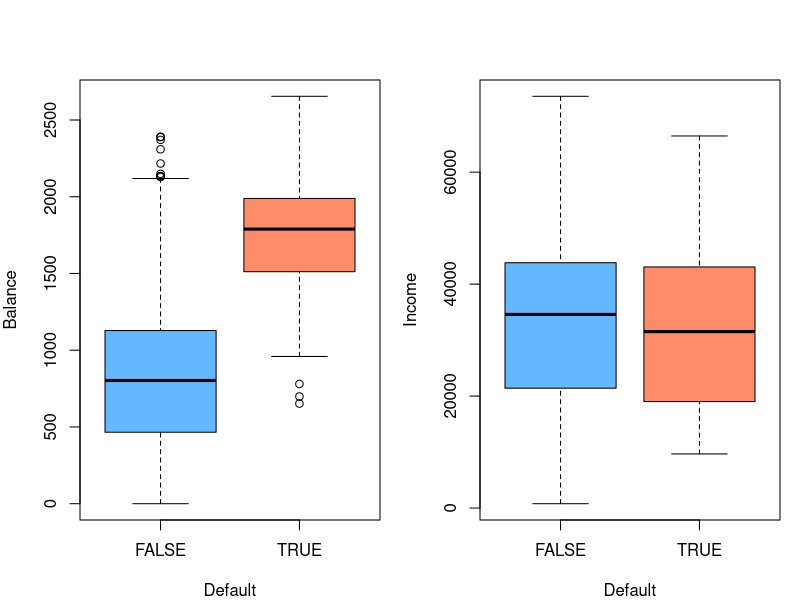

Write R code to recreate this figure.
## ---- chunk 1
knitr::opts_chunk$set(echo = TRUE, tidy=TRUE)

## ---- chunk 2
default_data<-read.table("Default.csv", header = TRUE, sep = ",") 

## ---- chunk 3
getwd()
#Windows
#setwd("C:/Users/imjosh/Desktop")
#Mac
#setwd("/Users/Name/Desktop")
default_data<-read.table("Default.csv", header = TRUE, sep = ",") 
#Difference between read.csv and read.table
## ---- chunk 4
typeof(default_data) 
length(default_data)
class(default_data)
str(default_data)
## ---- chunk 5
dim(default_data)            
nrow(default_data)            
ncol(default_data)          
## ---- chunk 6
dim(default_data)[1]

## ---- chunk 7
head(default_data)           # extract the first few (default to 6) rows
head(default_data, n = 10) 
## ---- chunk 8
tail(default_data, n = 5)

## ---- chunk 9
default_data<-read.table("Default.csv", header = TRUE, sep = ",", stringsAsFactors = T) 
summary(default_data)
## ---- chunk 10
table(default_data$default,default_data$student, dnn=c("default","student"))

## ---- chunk 11
levels(default_data[["default"]]) <- c(F, T) #mapped to logical values
head(default_data)
## ---- chunk 12
par(mfrow = c(1, 2), mar = c(4, 4, 2, 1), oma = c(0, 0, 2, 0))
with(default_data,{
  boxplot(balance ~ default , xlab = "Default", ylab = "Balance", col=c("steelblue1","salmon1"))
  boxplot(income ~ default , xlab = "Default", ylab = "Income",   col=c("steelblue1","salmon1"))
  })
## ---- chunk 13
median(default_data[default_data$default==F, c(3)])
median(default_data[default_data$default==T, c(3)])
median(default_data[default_data$default==F, c(4)])
median(default_data[default_data$default==T, c(4)])
